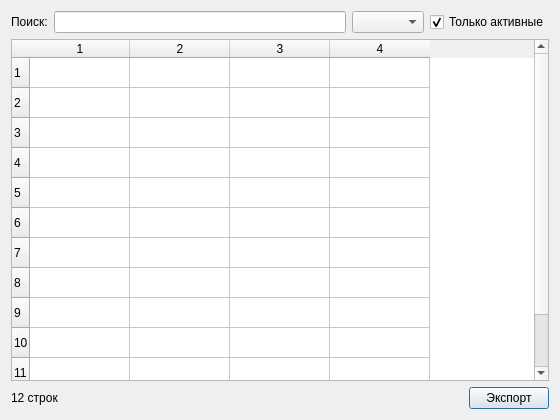
<?xml version="1.0" encoding="UTF-8"?>
<ui version="4.0"><class>Dialog</class><widget class="QDialog" name="Dialog"><property name="geometry"><rect><x>0</x><y>0</y><width>560</width><height>420</height></rect></property><property name="windowTitle"><string>#117 mixed/202_filter_bar</string></property><layout class="QVBoxLayout" name="verticalLayout"><property name="leftMargin"><number>11</number></property><property name="topMargin"><number>11</number></property><property name="rightMargin"><number>11</number></property><property name="bottomMargin"><number>11</number></property><property name="spacing"><number>6</number></property><item><layout class="QHBoxLayout" name="filters"><property name="leftMargin"><number>0</number></property><property name="topMargin"><number>0</number></property><property name="rightMargin"><number>0</number></property><property name="bottomMargin"><number>0</number></property><property name="spacing"><number>6</number></property><item><widget class="QLabel" name="l1"><property name="text"><string>Поиск:</string></property></widget></item><item><widget class="QLineEdit" name="e1"></widget></item><item><widget class="QComboBox" name="c1"></widget></item><item><widget class="QCheckBox" name="c2"><property name="text"><string>Только активные</string></property><property name="checked"><bool>true</bool></property></widget></item></layout></item><item><widget class="QTableWidget" name="table"><property name="rowCount"><number>12</number></property><property name="columnCount"><number>4</number></property></widget></item><item><layout class="QHBoxLayout" name="buttons"><property name="leftMargin"><number>0</number></property><property name="topMargin"><number>0</number></property><property name="rightMargin"><number>0</number></property><property name="bottomMargin"><number>0</number></property><property name="spacing"><number>6</number></property><item><widget class="QLabel" name="l2"><property name="text"><string>12 строк</string></property></widget></item><item><spacer name="horizontalSpacer"><property name="orientation"><enum>Qt::Orientation::Horizontal</enum></property><property name="sizeHint" stdset="0"><size><width>40</width><height>20</height></size></property></spacer></item><item><widget class="QPushButton" name="b1"><property name="text"><string>Экспорт</string></property></widget></item></layout></item></layout></widget></ui>
